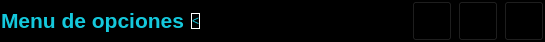
       <widget class="QFrame" name="frame_2">
        <property name="maximumSize">
         <size>
          <width>16777215</width>
          <height>40</height>
         </size>
        </property>
        <property name="styleSheet">
         <string notr="true">background-color:rgb(0, 0, 0)</string>
        </property>
        <property name="frameShape">
         <enum>QFrame::StyledPanel</enum>
        </property>
        <property name="frameShadow">
         <enum>QFrame::Raised</enum>
        </property>
        <layout class="QHBoxLayout" name="horizontalLayout">
         <property name="leftMargin">
          <number>0</number>
         </property>
         <property name="topMargin">
          <number>0</number>
         </property>
         <property name="rightMargin">
          <number>0</number>
         </property>
         <property name="bottomMargin">
          <number>0</number>
         </property>
         <item>
          <widget class="QLabel" name="label">
           <property name="styleSheet">
            <string notr="true">font:87 18pt &quot;Arial Black&quot;;
color:rgb(20, 200, 220)</string>
           </property>
           <property name="text">
            <string>&lt;html&gt;&lt;head/&gt;&lt;body&gt;&lt;p&gt;&lt;span style=&quot; font-size:16pt; font-weight:600;&quot;&gt;Menu de opciones&lt;/span&gt;&lt;/p&gt;&lt;/body&gt;&lt;/html&gt;</string>
           </property>
          </widget>
         </item>
         <item>
          <widget class="QPushButton" name="btn_toggle_menu">
           <property name="styleSheet">
            <string notr="true">QPushButton{
font: 87 12pt &quot;Arial Black&quot;;
background-color:#000000ff;
color: rgb(20, 200, 220);
border-radius:5px;
border: 1px solid white;
}

QPushButton:hover {
    background-color: white;
}</string>
           </property>
           <property name="text">
            <string>&lt;</string>
           </property>
          </widget>
         </item>
         <item>
          <spacer name="horizontalSpacer">
           <property name="orientation">
            <enum>Qt::Horizontal</enum>
           </property>
           <property name="sizeHint" stdset="0">
            <size>
             <width>206</width>
             <height>20</height>
            </size>
           </property>
          </spacer>
         </item>
         <item>
          <widget class="QPushButton" name="btn_minimizar">
           <property name="minimumSize">
            <size>
             <width>40</width>
             <height>40</height>
            </size>
           </property>
           <property name="styleSheet">
            <string notr="true"/>
           </property>
           <property name="text">
            <string/>
           </property>
           <property name="icon">
            <iconset>
             <normaloff>../../Imagenes/Minimizar.png</normaloff>../../Imagenes/Minimizar.png</iconset>
           </property>
           <property name="iconSize">
            <size>
             <width>38</width>
             <height>38</height>
            </size>
           </property>
          </widget>
         </item>
         <item>
          <widget class="QPushButton" name="btn_maximizar">
           <property name="minimumSize">
            <size>
             <width>40</width>
             <height>40</height>
            </size>
           </property>
           <property name="styleSheet">
            <string notr="true"/>
           </property>
           <property name="text">
            <string/>
           </property>
           <property name="icon">
            <iconset>
             <normaloff>../../Imagenes/Maximizar.png</normaloff>../../Imagenes/Maximizar.png</iconset>
           </property>
           <property name="iconSize">
            <size>
             <width>32</width>
             <height>32</height>
            </size>
           </property>
          </widget>
         </item>
         <item>
          <widget class="QPushButton" name="btn_cerrar">
           <property name="minimumSize">
            <size>
             <width>40</width>
             <height>40</height>
            </size>
           </property>
           <property name="styleSheet">
            <string notr="true"/>
           </property>
           <property name="text">
            <string/>
           </property>
           <property name="icon">
            <iconset>
             <normaloff>../../Imagenes/Cerrar.png</normaloff>../../Imagenes/Cerrar.png</iconset>
           </property>
           <property name="iconSize">
            <size>
             <width>38</width>
             <height>38</height>
            </size>
           </property>
          </widget>
         </item>
        </layout>
       </widget>
